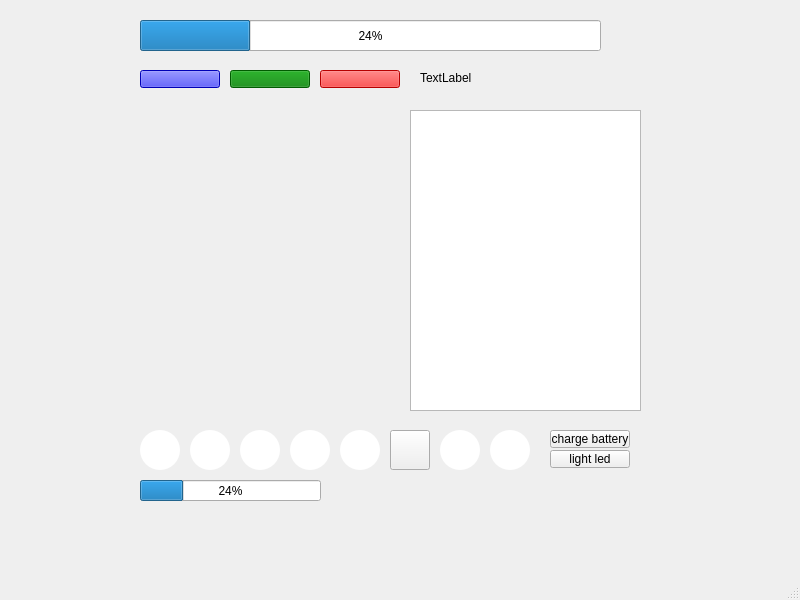
<?xml version="1.0" encoding="UTF-8"?>
<ui version="4.0">
 <class>MainWindow</class>
 <widget class="QMainWindow" name="MainWindow">
  <property name="geometry">
   <rect>
    <x>0</x>
    <y>0</y>
    <width>800</width>
    <height>600</height>
   </rect>
  </property>
  <property name="windowTitle">
   <string>MainWindow</string>
  </property>
  <widget class="QWidget" name="centralwidget">
   <widget class="QCustomPlot" name="customPlot" native="true">
    <property name="geometry">
     <rect>
      <x>140</x>
      <y>110</y>
      <width>261</width>
      <height>301</height>
     </rect>
    </property>
   </widget>
   <widget class="QPushButton" name="rightButton">
    <property name="geometry">
     <rect>
      <x>140</x>
      <y>430</y>
      <width>40</width>
      <height>40</height>
     </rect>
    </property>
    <property name="minimumSize">
     <size>
      <width>40</width>
      <height>40</height>
     </size>
    </property>
    <property name="maximumSize">
     <size>
      <width>40</width>
      <height>40</height>
     </size>
    </property>
    <property name="baseSize">
     <size>
      <width>40</width>
      <height>40</height>
     </size>
    </property>
    <property name="styleSheet">
     <string notr="true">QPushButton {
image: url(:/buttons/rightButton.svg);
background-color: #ffffff;
border-radius: 20px;
}

QPushButton:pressed {
	background-color: #ffd300;
}</string>
    </property>
    <property name="text">
     <string/>
    </property>
   </widget>
   <widget class="QPushButton" name="downButton">
    <property name="geometry">
     <rect>
      <x>290</x>
      <y>430</y>
      <width>40</width>
      <height>40</height>
     </rect>
    </property>
    <property name="minimumSize">
     <size>
      <width>40</width>
      <height>40</height>
     </size>
    </property>
    <property name="maximumSize">
     <size>
      <width>40</width>
      <height>40</height>
     </size>
    </property>
    <property name="baseSize">
     <size>
      <width>40</width>
      <height>40</height>
     </size>
    </property>
    <property name="styleSheet">
     <string notr="true">QPushButton {
image: url(:/buttons/downButton.svg);
background-color: #ffffff;
border-radius: 20px;
}

QPushButton:pressed {
	background-color: #ffd300;
}</string>
    </property>
    <property name="text">
     <string/>
    </property>
   </widget>
   <widget class="QPushButton" name="powerButton">
    <property name="geometry">
     <rect>
      <x>340</x>
      <y>430</y>
      <width>40</width>
      <height>40</height>
     </rect>
    </property>
    <property name="minimumSize">
     <size>
      <width>40</width>
      <height>40</height>
     </size>
    </property>
    <property name="maximumSize">
     <size>
      <width>40</width>
      <height>40</height>
     </size>
    </property>
    <property name="baseSize">
     <size>
      <width>40</width>
      <height>40</height>
     </size>
    </property>
    <property name="styleSheet">
     <string notr="true">QPushButton {
image: url(:/buttons/powerButton.svg);
background-color: #ffffff;
border-radius: 20px;
}

QPushButton:pressed {
	background-color: #ffd300;
}</string>
    </property>
    <property name="text">
     <string/>
    </property>
   </widget>
   <widget class="QPushButton" name="backButton">
    <property name="geometry">
     <rect>
      <x>390</x>
      <y>430</y>
      <width>40</width>
      <height>40</height>
     </rect>
    </property>
    <property name="minimumSize">
     <size>
      <width>40</width>
      <height>40</height>
     </size>
    </property>
    <property name="maximumSize">
     <size>
      <width>40</width>
      <height>40</height>
     </size>
    </property>
    <property name="baseSize">
     <size>
      <width>40</width>
      <height>40</height>
     </size>
    </property>
    <property name="styleSheet">
     <string notr="true">QPushButton {
image: url(:/buttons/backButton.svg);
background-color: #ffffff;
border-radius: 20px;
}

QPushButton:pressed {
	background-color: #ffd300;
}&lt;?xml version=&quot;1.0&quot; encoding=&quot;UTF-8&quot;?&gt;
&lt;ui version=&quot;4.0&quot;&gt;
 &lt;widget name=&quot;__qt_fake_top_level&quot;&gt;
  &lt;widget class=&quot;QPushButton&quot; name=&quot;sampleButton&quot;&gt;
   &lt;property name=&quot;geometry&quot;&gt;
    &lt;rect&gt;
     &lt;x&gt;140&lt;/x&gt;
     &lt;y&gt;430&lt;/y&gt;
     &lt;width&gt;40&lt;/width&gt;
     &lt;height&gt;40&lt;/height&gt;
    &lt;/rect&gt;
   &lt;/property&gt;
   &lt;property name=&quot;minimumSize&quot;&gt;
    &lt;size&gt;
     &lt;width&gt;40&lt;/width&gt;
     &lt;height&gt;40&lt;/height&gt;
    &lt;/size&gt;
   &lt;/property&gt;
   &lt;property name=&quot;maximumSize&quot;&gt;
    &lt;size&gt;
     &lt;width&gt;40&lt;/width&gt;
     &lt;height&gt;40&lt;/height&gt;
    &lt;/size&gt;
   &lt;/property&gt;
   &lt;property name=&quot;baseSize&quot;&gt;
    &lt;size&gt;
     &lt;width&gt;40&lt;/width&gt;
     &lt;height&gt;40&lt;/height&gt;
    &lt;/size&gt;
   &lt;/property&gt;
   &lt;property name=&quot;styleSheet&quot;&gt;
    &lt;string notr=&quot;true&quot;&gt;QPushButton {
image: url(:/buttons/rightButton.svg);
background-color: #ffffff;
border-radius: 20px;
}

QPushButton:pressed {
	background-color: #ffd300;
}&lt;/string&gt;
   &lt;/property&gt;
   &lt;property name=&quot;text&quot;&gt;
    &lt;string/&gt;
   &lt;/property&gt;
  &lt;/widget&gt;
 &lt;/widget&gt;
 &lt;resources/&gt;
&lt;/ui&gt;
</string>
    </property>
    <property name="text">
     <string/>
    </property>
   </widget>
   <widget class="QPushButton" name="menuButton">
    <property name="geometry">
     <rect>
      <x>440</x>
      <y>430</y>
      <width>40</width>
      <height>40</height>
     </rect>
    </property>
    <property name="minimumSize">
     <size>
      <width>40</width>
      <height>40</height>
     </size>
    </property>
    <property name="maximumSize">
     <size>
      <width>40</width>
      <height>40</height>
     </size>
    </property>
    <property name="baseSize">
     <size>
      <width>40</width>
      <height>40</height>
     </size>
    </property>
    <property name="styleSheet">
     <string notr="true">QPushButton {
image: url(:/buttons/menuButton.svg);
background-color: #ffffff;
border-radius: 20px;
}

QPushButton:pressed {
	background-color: #ffd300;
}</string>
    </property>
    <property name="text">
     <string/>
    </property>
   </widget>
   <widget class="QPushButton" name="okButton">
    <property name="geometry">
     <rect>
      <x>490</x>
      <y>430</y>
      <width>40</width>
      <height>40</height>
     </rect>
    </property>
    <property name="minimumSize">
     <size>
      <width>40</width>
      <height>40</height>
     </size>
    </property>
    <property name="maximumSize">
     <size>
      <width>40</width>
      <height>40</height>
     </size>
    </property>
    <property name="baseSize">
     <size>
      <width>40</width>
      <height>40</height>
     </size>
    </property>
    <property name="styleSheet">
     <string notr="true">QPushButton {
image: url(:/buttons/okButton.svg);
background-color: #ffffff;
border-radius: 20px;
}

QPushButton:pressed {
	background-color: #ffd300;
}</string>
    </property>
    <property name="text">
     <string/>
    </property>
   </widget>
   <widget class="QPushButton" name="leftButton">
    <property name="geometry">
     <rect>
      <x>190</x>
      <y>430</y>
      <width>40</width>
      <height>40</height>
     </rect>
    </property>
    <property name="minimumSize">
     <size>
      <width>40</width>
      <height>40</height>
     </size>
    </property>
    <property name="maximumSize">
     <size>
      <width>40</width>
      <height>40</height>
     </size>
    </property>
    <property name="baseSize">
     <size>
      <width>40</width>
      <height>40</height>
     </size>
    </property>
    <property name="styleSheet">
     <string notr="true">QPushButton {
image: url(:/buttons/leftButton.svg);
background-color: #ffffff;
border-radius: 20px;
}

QPushButton:pressed {
	background-color: #ffd300;
}</string>
    </property>
    <property name="text">
     <string/>
    </property>
   </widget>
   <widget class="QPushButton" name="upButton">
    <property name="geometry">
     <rect>
      <x>240</x>
      <y>430</y>
      <width>40</width>
      <height>40</height>
     </rect>
    </property>
    <property name="minimumSize">
     <size>
      <width>40</width>
      <height>40</height>
     </size>
    </property>
    <property name="maximumSize">
     <size>
      <width>40</width>
      <height>40</height>
     </size>
    </property>
    <property name="baseSize">
     <size>
      <width>40</width>
      <height>40</height>
     </size>
    </property>
    <property name="styleSheet">
     <string notr="true">QPushButton {
image: url(:/buttons/upButton.svg);
background-color: #ffffff;
border-radius: 20px;
}

QPushButton:pressed {
	background-color: #ffd300;
}</string>
    </property>
    <property name="text">
     <string/>
    </property>
   </widget>
   <widget class="QPushButton" name="blueButton">
    <property name="geometry">
     <rect>
      <x>140</x>
      <y>70</y>
      <width>80</width>
      <height>18</height>
     </rect>
    </property>
    <property name="styleSheet">
     <string notr="true">QPushButton {
	background-color: blue;
}</string>
    </property>
    <property name="text">
     <string/>
    </property>
    <property name="checkable">
     <bool>true</bool>
    </property>
   </widget>
   <widget class="QPushButton" name="greenButton">
    <property name="geometry">
     <rect>
      <x>230</x>
      <y>70</y>
      <width>80</width>
      <height>18</height>
     </rect>
    </property>
    <property name="styleSheet">
     <string notr="true">QPushButton{
	background-color: green;
}</string>
    </property>
    <property name="text">
     <string/>
    </property>
    <property name="checkable">
     <bool>true</bool>
    </property>
   </widget>
   <widget class="QPushButton" name="redButton">
    <property name="geometry">
     <rect>
      <x>320</x>
      <y>70</y>
      <width>80</width>
      <height>18</height>
     </rect>
    </property>
    <property name="styleSheet">
     <string notr="true">QPushButton {
	background-color: red;
}</string>
    </property>
    <property name="text">
     <string/>
    </property>
    <property name="checkable">
     <bool>true</bool>
    </property>
   </widget>
   <widget class="QProgressBar" name="batteryBar">
    <property name="geometry">
     <rect>
      <x>140</x>
      <y>480</y>
      <width>181</width>
      <height>21</height>
     </rect>
    </property>
    <property name="value">
     <number>24</number>
    </property>
   </widget>
   <widget class="QProgressBar" name="breathBar">
    <property name="geometry">
     <rect>
      <x>140</x>
      <y>20</y>
      <width>461</width>
      <height>31</height>
     </rect>
    </property>
    <property name="value">
     <number>24</number>
    </property>
   </widget>
   <widget class="QLabel" name="menuLabel">
    <property name="geometry">
     <rect>
      <x>420</x>
      <y>70</y>
      <width>131</width>
      <height>16</height>
     </rect>
    </property>
    <property name="text">
     <string>TextLabel</string>
    </property>
   </widget>
   <widget class="QPushButton" name="ledButton">
    <property name="geometry">
     <rect>
      <x>550</x>
      <y>450</y>
      <width>80</width>
      <height>18</height>
     </rect>
    </property>
    <property name="text">
     <string>light led</string>
    </property>
   </widget>
   <widget class="QPushButton" name="chargeButton">
    <property name="geometry">
     <rect>
      <x>550</x>
      <y>430</y>
      <width>80</width>
      <height>18</height>
     </rect>
    </property>
    <property name="text">
     <string>charge battery</string>
    </property>
   </widget>
   <widget class="QListWidget" name="mainMenuListView">
    <property name="geometry">
     <rect>
      <x>410</x>
      <y>110</y>
      <width>231</width>
      <height>301</height>
     </rect>
    </property>
   </widget>
  </widget>
  <widget class="QMenuBar" name="menubar">
   <property name="geometry">
    <rect>
     <x>0</x>
     <y>0</y>
     <width>800</width>
     <height>17</height>
    </rect>
   </property>
  </widget>
  <widget class="QStatusBar" name="statusbar"/>
 </widget>
 <customwidgets>
  <customwidget>
   <class>QCustomPlot</class>
   <extends>QWidget</extends>
   <header>qcustomplot.h</header>
   <container>1</container>
  </customwidget>
 </customwidgets>
 <resources/>
 <connections/>
</ui>
